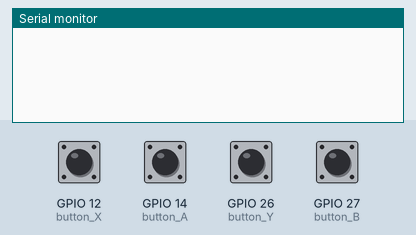
Simulated run of this sketch. Board: ESP32. Parts: the last lines printed to the serial monitor. The test bench sets the inputs (shaded band); at power-on: GPIO 12 (button_X), GPIO 14 (button_A), GPIO 26 (button_Y), GPIO 27 (button_B) HIGH.

Above: at 2.8 s.
2.9 s: GPIO 12 (button_X) pulled LOW for 1.2 s
At 5.0 s:
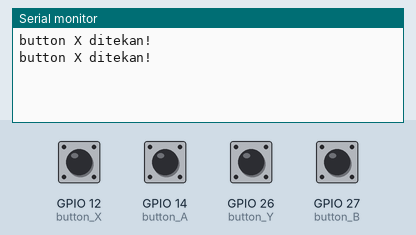
5.6 s: GPIO 14 (button_A) pulled LOW for 1.2 s
At 6.5 s:
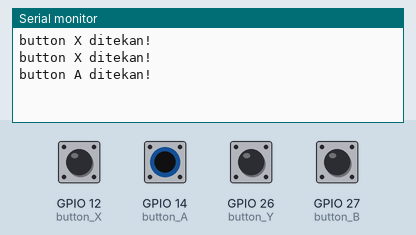
8.3 s: GPIO 26 (button_Y) pulled LOW for 1.2 s
At 10.0 s:
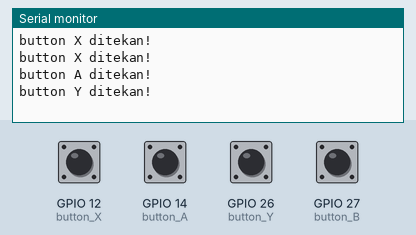
11.0 s: GPIO 27 (button_B) pulled LOW for 1.2 s
At 12.4 s:
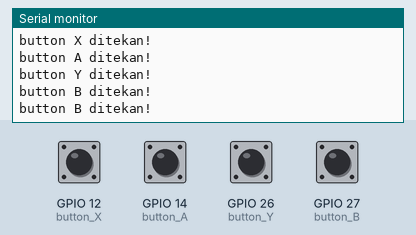

Measured:
- after the input at 2.9 s, the serial monitor: prints a new line after 0.10 s (image 1)
- after the input at 5.6 s, the serial monitor: prints a new line after 0.40 s (image 2)
- after the input at 8.3 s, the serial monitor: prints a new line after 0.70 s (image 3)
- after the input at 11.0 s, the serial monitor: prints a new line at once (image 4)

The sketch:

ideaSTEAM_percobaan3.1.ino
```cpp
#define button_A 14
#define button_B 27
#define button_X 12
#define button_Y 26

void setup() {
  pinMode(button_A, INPUT_PULLUP);
  pinMode(button_B, INPUT_PULLUP);
  pinMode(button_X, INPUT_PULLUP);
  pinMode(button_Y, INPUT_PULLUP);

  Serial.begin(115200);
}

void loop() {
  if(digitalRead(button_A) == LOW){
    Serial.println("button A ditekan!");
  }
  if(digitalRead(button_B) == LOW){
    Serial.println("button B ditekan!");
  }
  if(digitalRead(button_X) == LOW){
    Serial.println("button X ditekan!");
  }
  if(digitalRead(button_Y) == LOW){
    Serial.println("button Y ditekan!");
  }
  delay(1000);
}
```
